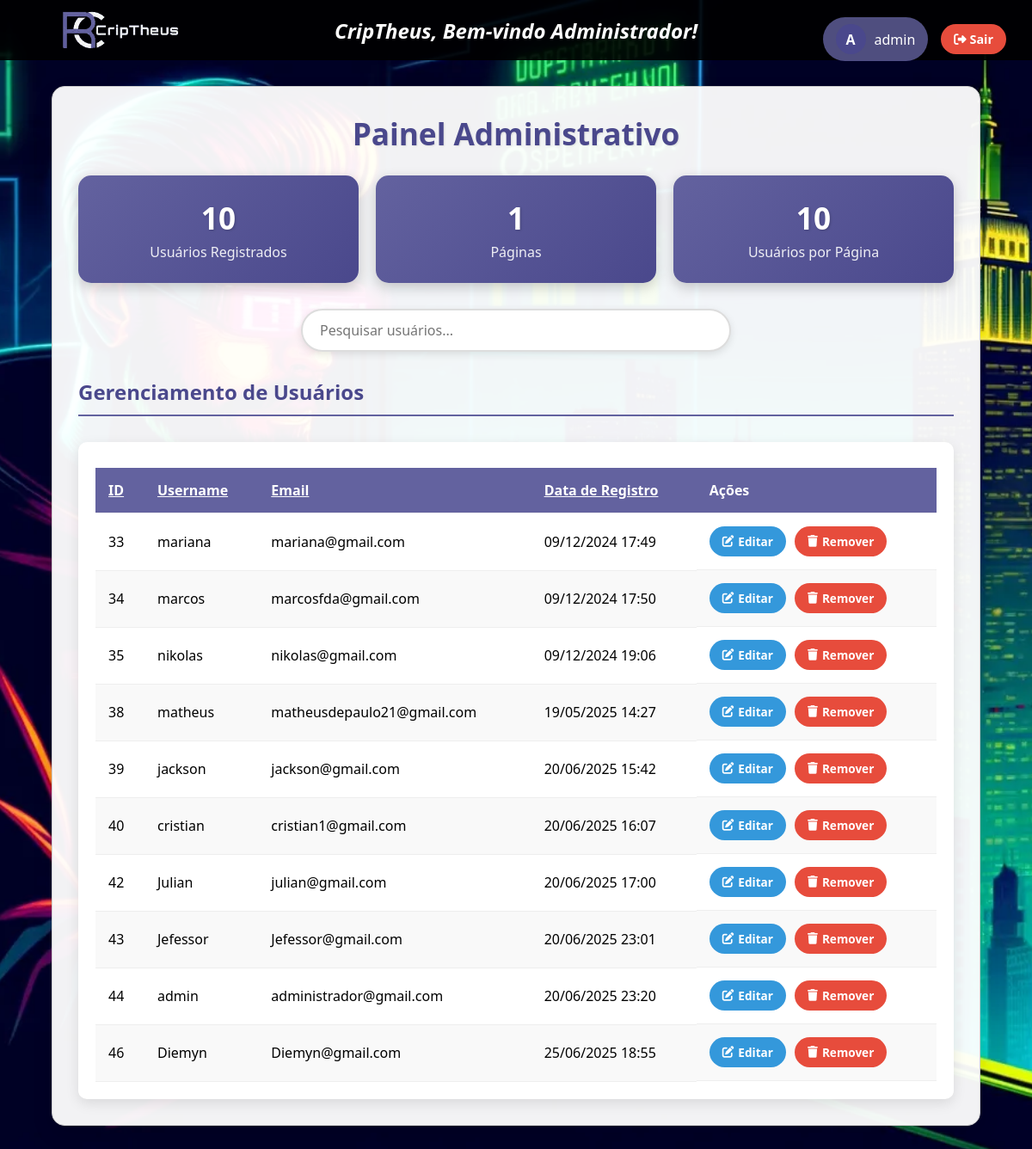
The app's page /FrontEnd/tela4.php?orderby=id&order=asc&page=1 (signed in) with its own data.
### tables this page shows
CREATE TABLE IF NOT EXISTS usuarios (
    id INT AUTO_INCREMENT PRIMARY KEY,
    username VARCHAR(50) NOT NULL,
    email VARCHAR(100) NOT NULL,
    password VARCHAR(255) NOT NULL,
    is_admin TINYINT(1) NOT NULL DEFAULT 0,
    created_at DATETIME NOT NULL
);

### FrontEnd/tela4.php (the view, shortened to what this page needs)
<?php
include('../BackEnd/conexao.php');
$user = $_SESSION['user'];
$perPage = 10;
$page = isset($_GET['page']) ? (int)$_GET['page'] : 1;
$offset = ($page - 1) * $perPage;
$sqlTotal = "SELECT COUNT(*) as total FROM usuarios";
$stmtTotal = $conn->query($sqlTotal);
$totalUsers = $stmtTotal->fetchColumn();
$totalPages = ceil($totalUsers / $perPage);
$order = isset($_GET['order']) && $_GET['order'] == 'desc' ? 'desc' : 'asc';
$allowedOrderBy = ['id', 'username', 'email', 'created_at'];
$orderBy = isset($_GET['orderby']) && in_array($_GET['orderby'], $allowedOrderBy)
    ? $_GET['orderby']
    : 'username';
$sql = "SELECT * FROM usuarios ORDER BY $orderBy $order LIMIT :offset, :perPage";
$stmt = $conn->prepare($sql);
$stmt->bindValue(':offset', $offset, PDO::PARAM_INT);
$stmt->bindValue(':perPage', $perPage, PDO::PARAM_INT);
$stmt->execute();
?>
<!DOCTYPE html>
<html lang="pt-br">
<head>
    <link rel="stylesheet" href="https://cdnjs.cloudflare.com/ajax/libs/font-awesome/6.4.0/css/all.min.css">
</head>
<body>
     <div class="header-container">
        <img src="/img/logo01.png" alt="Logo CripTheus" class="logo">
        <div class="welcome-message">CripTheus, Bem-vindo Administrador!</div>
    </div>
    <div class="admin-info">
        <div class="user-profile">
            <div class="user-avatar"><?= strtoupper(substr($user['username'], 0, 1)) ?></div>
            <div><?= htmlspecialchars($user['username']) ?></div>
        </div>
        <a href="../FrontEnd/tela1.php" class="logout-btn">
            <i class="fas fa-sign-out-alt"></i> Sair
        </a>
    </div>
    <div class="container">
        <h1>Painel Administrativo</h1>
        <div class="stats-container">
            <div class="stat-card">
                <div class="stat-value"><?= $totalUsers ?></div>
                <div class="stat-label">Usuários Registrados</div>
            </div>
            <div class="stat-card">
                <div class="stat-value"><?= $totalPages ?></div>
                <div class="stat-label">Páginas</div>
            </div>
            <div class="stat-card">
                <div class="stat-value"><?= $perPage ?></div>
                <div class="stat-label">Usuários por Página</div>
            </div>
        </div>
        <div class="search-box">
            <input type="text" id="searchInput" placeholder="Pesquisar usuários...">
        </div>
        <h2 class="section-title">Gerenciamento de Usuários</h2>
        <div class="table-container">
            <table>
                <thead>
                    <tr>
                        <th>
                            <a href="?orderby=id&order=<?= ($orderBy == 'id' && $order == 'asc') ? 'desc' : 'asc' ?>&page=<?= $page ?>" style="color: white;">ID</a>
                        </th>
                        <th>
                            <a href="?orderby=username&order=<?= ($orderBy == 'username' && $order == 'asc') ? 'desc' : 'asc' ?>&page=<?= $page ?>" style="color: white;">Username</a>
                        </th>
                        <th>
                            <a href="?orderby=email&order=<?= ($orderBy == 'email' && $order == 'asc') ? 'desc' : 'asc' ?>&page=<?= $page ?>" style="color: white;">Email</a>
                        </th>
                        <th>
                            <a href="?orderby=created_at&order=<?= ($orderBy == 'created_at' && $order == 'asc') ? 'desc' : 'asc' ?>&page=<?= $page ?>" style="color: white;">Data de Registro</a>
                        </th>
                        <th>Ações</th>
                    </tr>
                </thead>
                <tbody id="userTableBody">
                    <?php while ($row = $stmt->fetch(PDO::FETCH_ASSOC)): ?>
                        <tr>
                            <td><?= $row['id'] ?></td>
                            <td><?= htmlspecialchars($row['username']) ?></td>
                            <td><?= htmlspecialchars($row['email']) ?></td>
                            <td><?= date('d/m/Y H:i', strtotime($row['created_at'])) ?></td>
                            <td class="action-cell">
                                <a href="editar.php?id=<?= $row['id'] ?>" class="btn btn-edit">
                                    <i class="fas fa-edit"></i> Editar
                                </a>
                                <a href="?remove_id=<?= $row['id'] ?>" class="btn btn-delete" onclick="return confirm('Tem certeza que deseja remover este usuário?')">
                                    <i class="fas fa-trash"></i> Remover
                                </a>
                            </td>
                        </tr>
                    <?php endwhile; ?>
                </tbody>
            </table>
        </div>
    </div>
</body>
</html>

### FrontEnd/tela4.php (style rules this page uses)
* { margin: 0; padding: 0; box-sizing: border-box; font-family: 'Segoe UI', Tahoma, Geneva, Verdana, sans-serif; }
body, html { height: 100%; background-image: url('/img/fundo12.webp'); background-size: cover; background-position: center; background-attachment: fixed; position: relative; overflow-x: hidden; }
.header-container { background-color: rgba(0, 0, 0, 0.9); width: 100%; position: fixed; top: 0; z-index: 1000; display: flex; align-items: center; padding: 10px 30px; height: 70px; }
.logo { width: 180px; position: absolute; left: 50px; top: -55px; display: block; z-index: 2; }
.welcome-message { color: white; font-size: 24px; font-weight: bold; font-style: italic; margin: 0 auto; text-align: center; flex-grow: 1; }
.container { background-color: rgba(255, 255, 255, 0.95); border: 1px solid #ccc; border-radius: 15px; box-shadow: 0 10px 25px rgba(0, 0, 0, 0.1); padding: 30px; margin: 150px auto 50px; width: 90%; max-width: 1200px; text-align: center; position: relative; margin-top: 100px; }
.admin-info { position: fixed; top: 20px; right: 30px; display: flex; align-items: center; gap: 15px; color: white; z-index: 1001; }
.user-profile { display: flex; align-items: center; gap: 10px; background-color: rgba(99, 98, 159, 0.8); padding: 8px 15px; border-radius: 30px; }
.user-avatar { width: 35px; height: 35px; border-radius: 50%; background-color: #4a488c; display: flex; align-items: center; justify-content: center; font-weight: bold; color: white; }
.logout-btn { background-color: #e74c3c; color: white; padding: 8px 15px; border: none; border-radius: 30px; cursor: pointer; font-size: 0.9rem; transition: background-color 0.3s; text-decoration: none; font-weight: bold; }
h1 { color: #4a488c; margin-bottom: 25px; font-size: 2.2rem; text-shadow: 1px 1px 2px rgba(0,0,0,0.1); }
.stats-container { display: grid; grid-template-columns: repeat(auto-fit, minmax(200px, 1fr)); gap: 20px; margin-bottom: 30px; }
.stat-card { background: linear-gradient(135deg, #63629f, #4a488c); border-radius: 15px; padding: 25px 15px; text-align: center; color: white; box-shadow: 0 5px 15px rgba(0, 0, 0, 0.2); transition: transform 0.3s; }
.stat-value { font-size: 2.2rem; font-weight: 700; margin-bottom: 5px; text-shadow: 1px 1px 3px rgba(0,0,0,0.2); }
.stat-label { font-size: 1rem; opacity: 0.9; }
.table-container { margin-top: 30px; overflow-x: auto; background-color: white; border-radius: 10px; padding: 20px; box-shadow: 0 5px 15px rgba(0, 0, 0, 0.1); }
table { width: 100%; border-collapse: collapse; margin-top: 10px; }
th, td { padding: 15px; text-align: left; border-bottom: 1px solid #eee; }
th { background-color: #63629f; color: white; font-weight: 600; position: sticky; top: 0; }
tr:nth-child(even) { background-color: #f9f9f9; }
.action-cell { display: flex; gap: 10px; }
.btn { padding: 8px 15px; border-radius: 30px; border: none; cursor: pointer; font-size: 0.85rem; transition: all 0.2s; display: inline-flex; align-items: center; gap: 5px; text-decoration: none; font-weight: bold; }
.btn-edit { background-color: #3498db; color: white; }
.btn-delete { background-color: #e74c3c; color: white; }
.search-box { margin-bottom: 25px; display: flex; justify-content: center; }
.search-box input { padding: 12px 20px; border: 2px solid #ddd; border-radius: 30px; width: 100%; max-width: 500px; font-size: 1rem; box-shadow: 0 3px 10px rgba(0,0,0,0.1); transition: all 0.3s; }
.section-title { color: #4a488c; margin: 30px 0 15px; font-size: 1.5rem; text-align: left; border-bottom: 2px solid #63629f; padding-bottom: 10px; }

### records on screen
usuarios: id "33", username "mariana", email "mariana@gmail.com", created_at "09/12/2024 17:49"
usuarios: id "34", username "marcos", email "marcosfda@gmail.com", created_at "09/12/2024 17:50"
usuarios: id "35", username "nikolas", email "nikolas@gmail.com", created_at "09/12/2024 19:06"
usuarios: id "38", username "matheus", email "matheusdepaulo21@gmail.com", created_at "19/05/2025 14:27"
usuarios: id "39", username "jackson", email "jackson@gmail.com", created_at "20/06/2025 15:42"
usuarios: id "40", username "cristian", email "cristian1@gmail.com", created_at "20/06/2025 16:07"
usuarios: id "42", username "Julian", email "julian@gmail.com", created_at "20/06/2025 17:00"
usuarios: id "43", username "Jefessor", email "Jefessor@gmail.com", created_at "20/06/2025 23:01"
usuarios: id "44", username "admin", email "administrador@gmail.com", created_at "20/06/2025 23:20"
usuarios: id "46", username "Diemyn", email "Diemyn@gmail.com", created_at "25/06/2025 18:55"

### other values on screen
substr($user['username'], 0, 1) "A"
$user['username'] "admin"
$totalUsers "10"
$totalPages "1"
$perPage "10"
